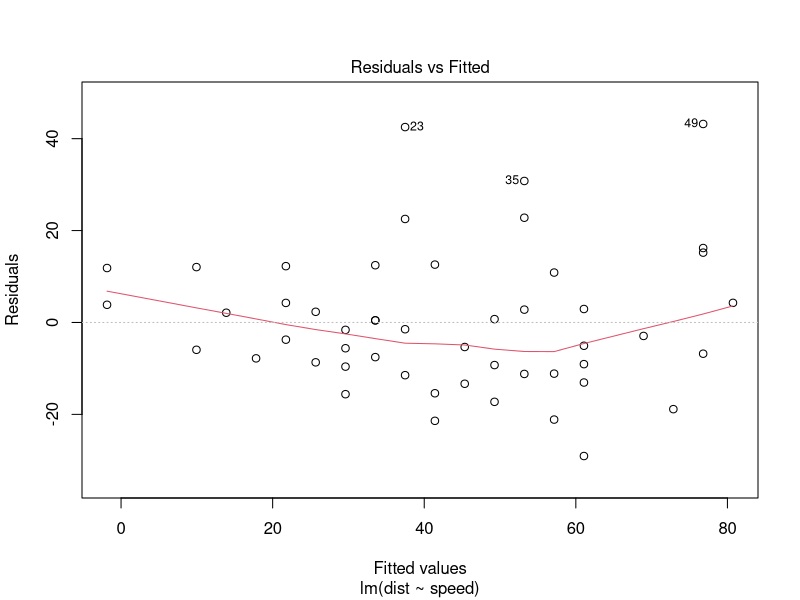
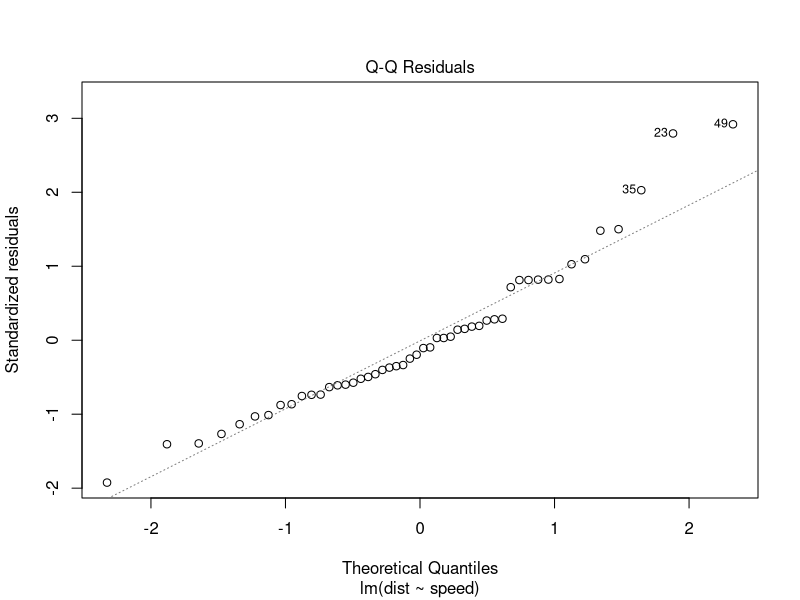
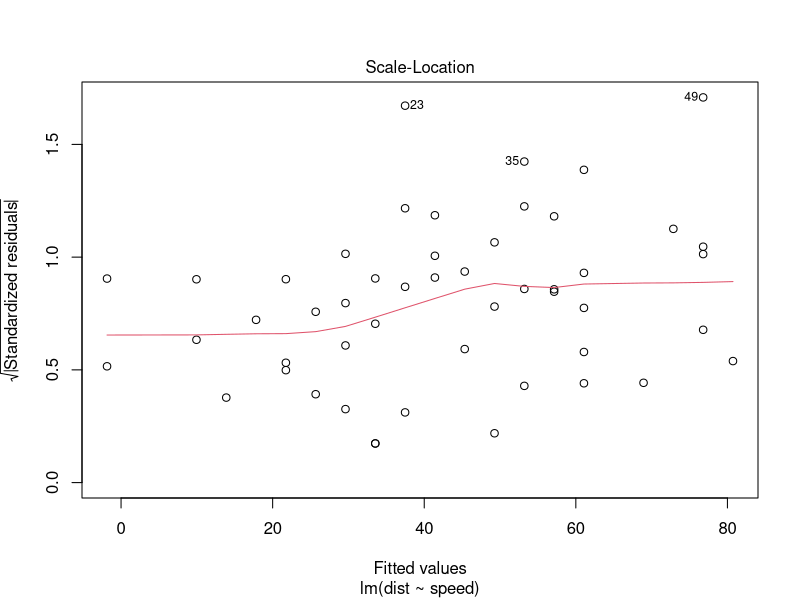
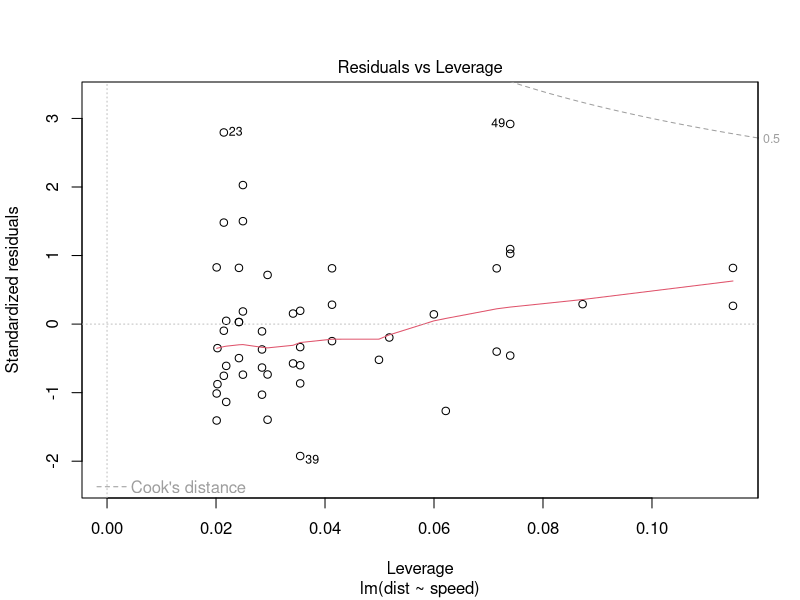
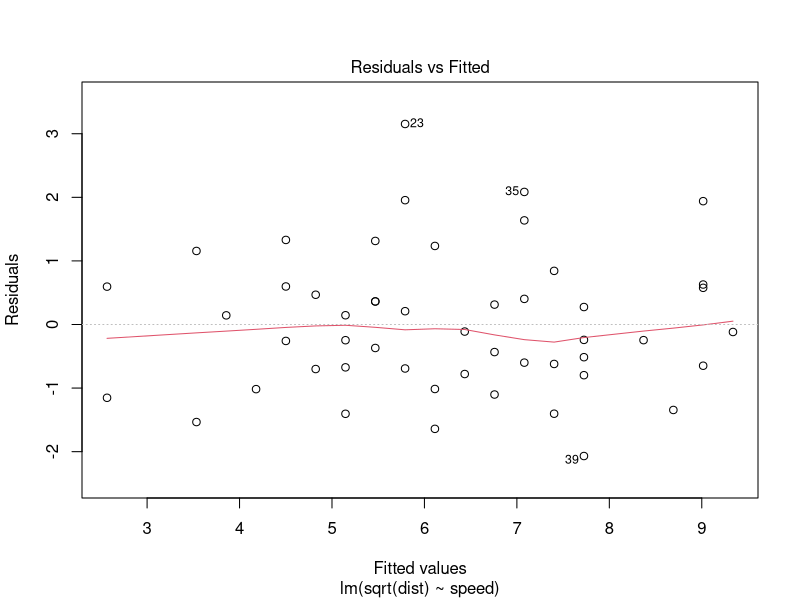
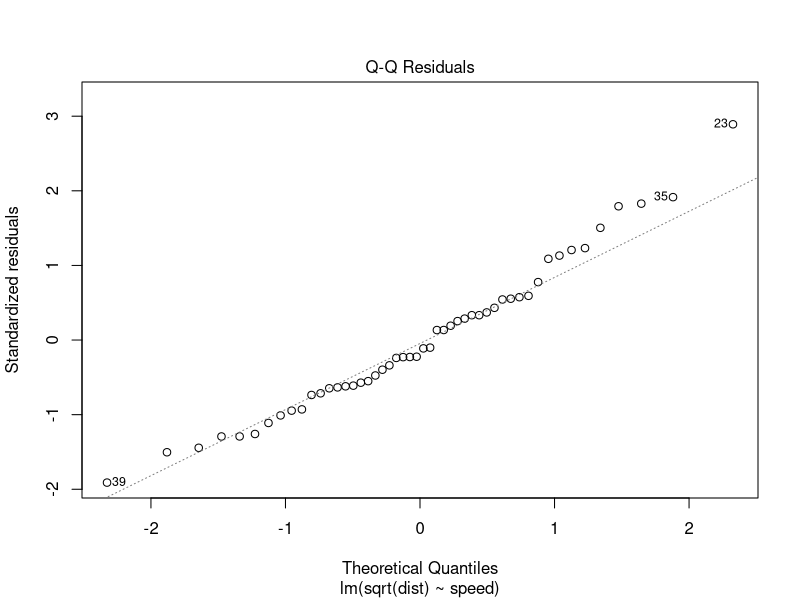
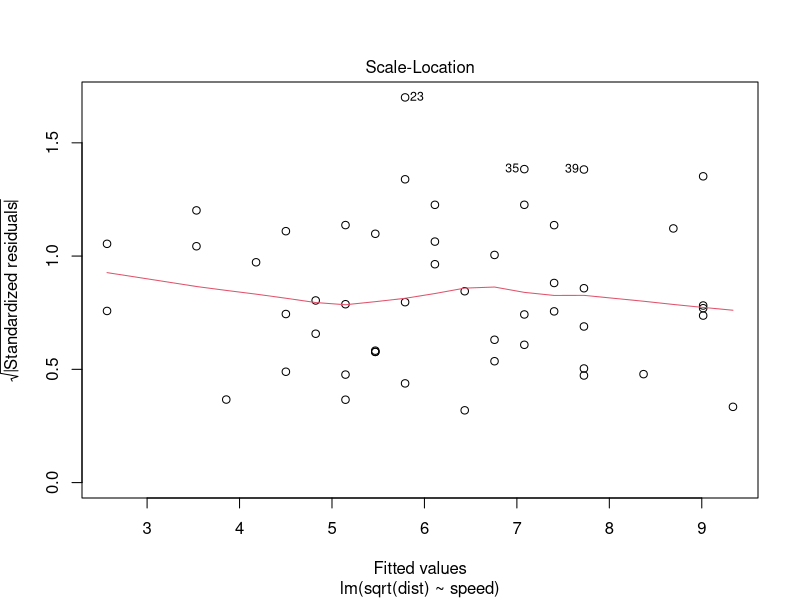
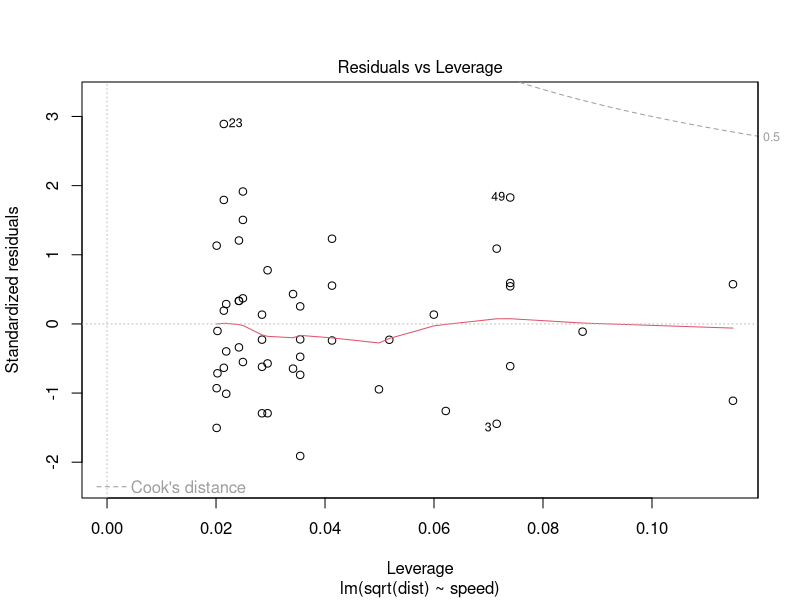

Source code (R) for these figures, in order: (Note: this script raises an error after producing the figures.)
## ---- chunk 1
cars.lm <- lm(dist~speed,data=cars)
cars.sqm <- lm(sqrt(dist)~speed,data=cars)
cars.llm <- lm(log(dist)~speed,data=cars)
## ---- chunk 2
plot(cars.lm)
## ---- chunk 3
plot(cars.sqm)
## ---- chunk 4
lm_PostxEAP <- lm(EAP.sgp~post_scaled,data=ACEDextract,na.action=na.exclude)
dfb <- dfbeta(lm_PostxEAP)
dfbs <- dfbetas(lm_PostxEAP)
data.frame(dfbeta=dfb,dfbeta_scaled=dfbs) ->dfbb
summary(dfbb)
dfbb
## ---- chunk 5
boxplot(dfb[,"post_scaled"])
## ---- chunk 6
leverage <- cut(dfb[,"post_scaled"],quantile(dfb[,"post_scaled"],probs=c(0,.05,.95,1),na.rm=TRUE))
summary(leverage)
ggplot(ACEDextract,aes(y=pre_scaled,x=EAP.sgp,color=leverage)) + scale_color_discrete() + geom_point() + geom_smooth(method="lm") 
## ---- chunk 7
plot(lm_PostxEAP)
